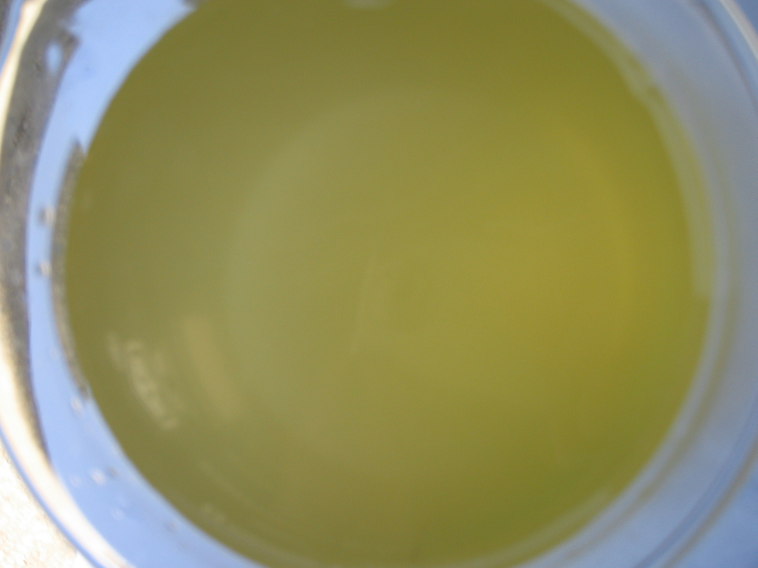
#> input picture water images1/1_11.jpg, 2272 x 1704 px (shown at 1/3 size); its folder holds 4 pictures in this run
$ python demo.py
#> lines starting #> are read from the running program, lines starting #| are printed output that depends on the picture
import numpy as np
import pandas as pd
from sklearn import tree
import os, re
from PIL import Image
import matplotlib.pyplot as plt
from matplotlib.font_manager import FontProperties

font_set = FontProperties(fname=r"C:\Windows\Fonts\STXINGKA.TTF", size=15)  # 导入华文行楷文件

# 图像切割及特征提取C:\Users\锦程\Desktop\学科\数据可视化\water images
path = './water images1/'


# 自定义获取图片名称函数
def getImgNames(path=path):
    '''
    获取指定路径中所有图片的名称
    :param path: 指定的路径
    :return: 名称列表
    '''
#> called with path = './water images1/'
    filenames = os.listdir(path)
    # filenames = os.makedirs(path)
    imgNames = []
    for i in filenames:
        # if re.findall('^\d_\d+\.jpg$', i) != []:
        # if re.findall('\d_\d+\.jpg', i) != []:
        if re.findall('\d_\d+\.jpg', i):
            imgNames.append(i)
    return imgNames


# 自定义获取三阶颜色矩函数
def Var(data=None):
    '''
    获取给定像素值矩阵的三阶颜色矩
    :param data: 给定的像素值矩阵
    :return: 对应的三阶颜色矩
    '''
    x = np.mean((data - data.mean()) ** 3)
    return np.sign(x) * abs(x) ** (1 / 3)


# 批量处理图片数据
imgNames = getImgNames(path=path)  # 获取所有图片名称
n = len(imgNames)  # 图片张数
data = np.zeros([n, 9])  # 用来装样本自变量
labels = np.zeros([n])  # 用来放样本标签

for i in range(n):
    img = Image.open(path + imgNames[i])  # 读取图片
#> img is the input picture: PIL image 2272x1704 RGB; mean R, G, B 143.9, 143.1, 96.2
    M, N = img.size  # 图片像素的尺寸
#> M = 2272; N = 1704
    img = img.crop((M / 2 - 50, N / 2 - 50, M / 2 + 50, N / 2 + 50))  # 图片切割
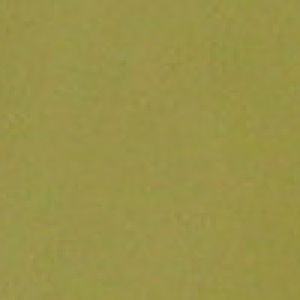
#> img: PIL image 100x100 RGB (shown 3 times larger); mean R, G, B 153.9, 147.1, 72
    r, g, b = img.split()  # 将图片分割成三通道
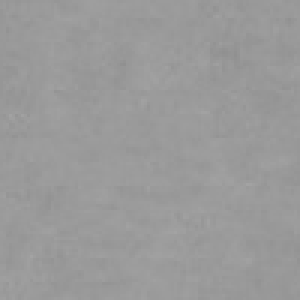
#> r: PIL image 100x100 L (shown 3 times larger); min 144, max 163, mean 153.9
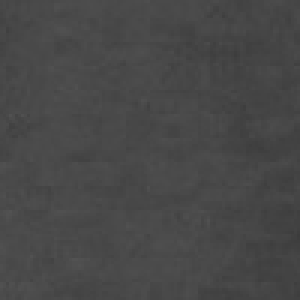
#> b: PIL image 100x100 L (shown 3 times larger); min 60, max 82, mean 72
    rd = np.asarray(r) / 255  # 转化成数组数据
    gd = np.asarray(g) / 255
    bd = np.asarray(b) / 255

    data[i, 0] = rd.mean()  # 一阶颜色矩
    data[i, 1] = gd.mean()
    data[i, 2] = bd.mean()

    data[i, 3] = rd.std()  # 二阶颜色矩
    data[i, 4] = gd.std()
    data[i, 5] = bd.std()

    data[i, 6] = Var(rd)  # 三阶颜色矩
#> in Var, `x = np.mean((data - data.mean()) ** 3)`: x = -1.05e-07
    data[i, 7] = Var(gd)
    data[i, 8] = Var(bd)

    labels[i] = imgNames[i][0]  # 样本标签
#> pass 2 of the loop `for i in range(n):`:
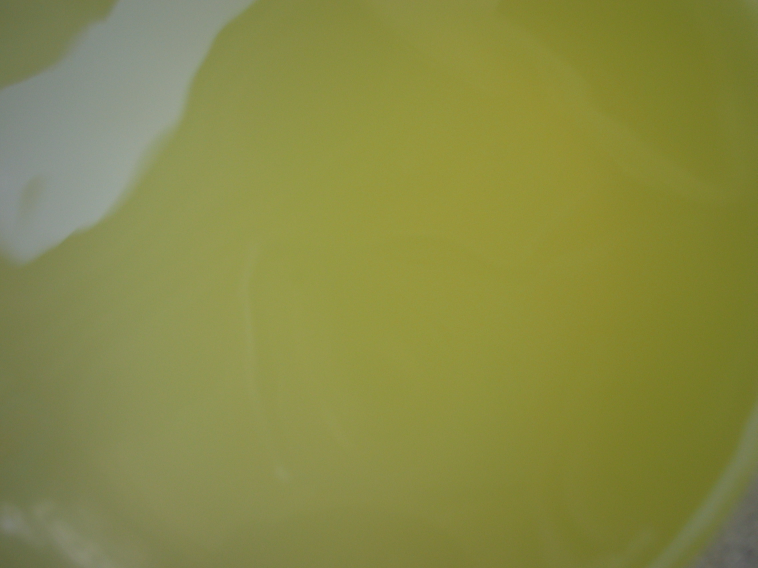
#> input picture water images1/1_12.jpg, 2272 x 1704 px (shown at 1/3 size)
#> img is the input picture: PIL image 2272x1704 RGB; mean R, G, B 135.5, 137.9, 69.9
#> img: PIL image 100x100 RGB
#> `r, g, b = img.split()`:
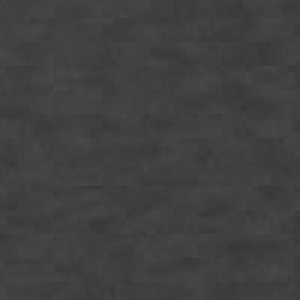
#> b: PIL image 100x100 L (shown 3 times larger); min 54, max 75, mean 64.3
#> `bd = np.asarray(b) / 255`:
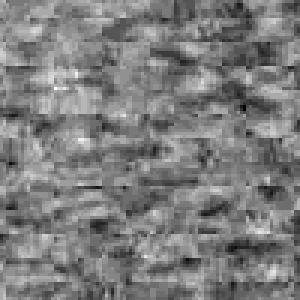
#> bd: shape (100, 100) float64 (shown 3 times larger); min 0.212, max 0.294, mean 0.252; drawn with min black and max white
#> pass 3 of the loop `for i in range(n):`:
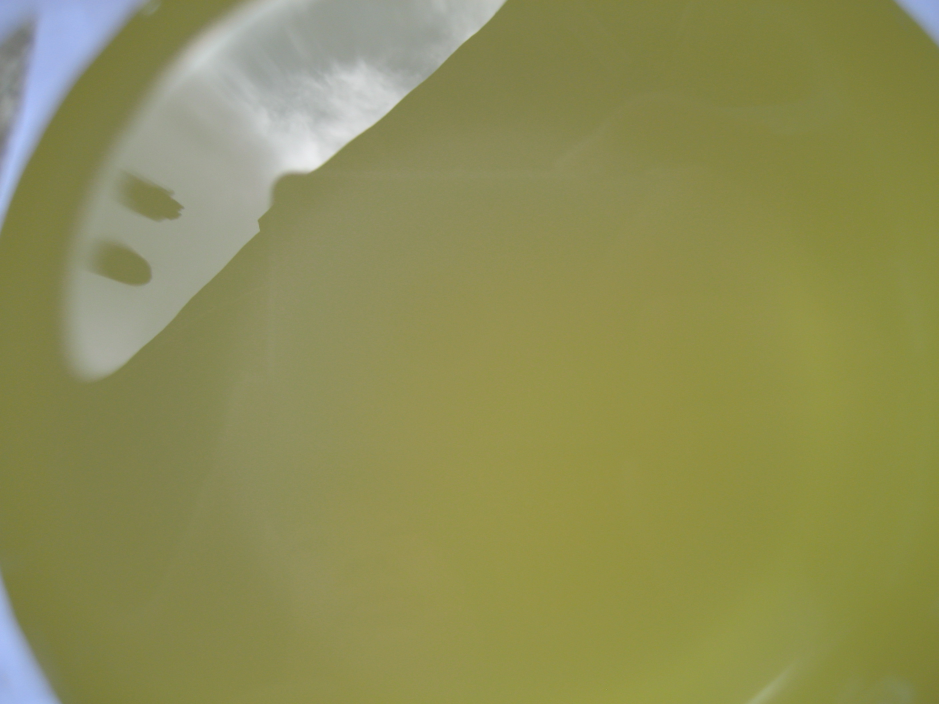
#> input picture water images1/1_14.jpg, 2816 x 2112 px (shown at 1/3 size)
#> img is the input picture: PIL image 2816x2112 RGB; mean R, G, B 141.9, 141.9, 86.3
#> `img = img.crop((M / 2 - 50, N / 2 - 50, M / 2 + 50, N / 2 + 50))`:
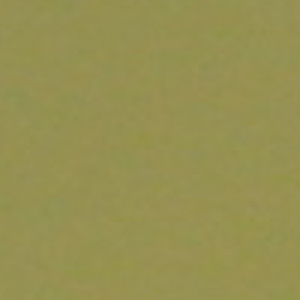
#> img: PIL image 100x100 RGB (shown 3 times larger); mean R, G, B 150.1, 145.3, 81.3
#> `r, g, b = img.split()`:
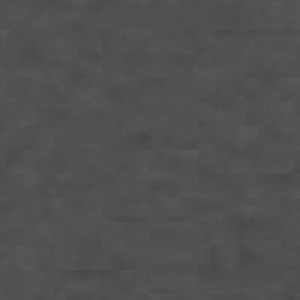
#> b: PIL image 100x100 L (shown 3 times larger); min 72, max 90, mean 81.3
#> the loop made 4 passes; the first 3 are shown

from sklearn.model_selection import train_test_split

# 数据拆分,训练集、测试集
print(data.shape)
print(labels)
data_tr, data_te, label_tr, label_te = train_test_split(data, labels, test_size=0.2, random_state=10)
#> label_tr = [1, 1, 1]; label_te = [1]

from sklearn.tree import DecisionTreeClassifier

# 模型训练
model = DecisionTreeClassifier(random_state=5).fit(data_tr, label_tr)

# 水质评价
from sklearn.metrics import confusion_matrix

# 模型预测
pre_te = model.predict(data_te)
#> pre_te = [1]
# 混淆矩阵
cm_te = confusion_matrix(label_te, pre_te)
#> cm_te = [1]
print(cm_te)
#| [[1]]

plt.subplot(1, 2, 1)
plt.scatter(label_te, pre_te, s=5, c='r', marker='o', linewidths=5)
plt.xlabel('真实标签', fontproperties=font_set)
plt.ylabel('预测标签', fontproperties=font_set)
plt.title('散点图', fontproperties=font_set)

plt.subplot(1, 2, 2)
label_te1 = pd.Series(label_te)  # 真实标签
pre_te1 = pd.Series(pre_te)  # 预测标签
corr1 = label_te1.corr(pre_te1, 'pearson')  # person参数检测真实标签是否合预测标签在同一条线上
#> corr1 = nan
corr2 = label_te1.corr(pre_te1, 'spearman')
#> corr2 = nan
corr3 = label_te1.corr(pre_te1, 'kendall')
#> corr3 = nan
corr = [corr1, corr2, corr3]
#> corr = [nan, nan, nan]
# plt.bar(range(len(corr)),corr)
name = ['Pearson', 'Spearman', 'Kendall']
x = range(len(name))
plt.bar(x, corr)
plt.xticks(rotation=20)
plt.xticks(x, name)
# plt.tick_params(labelsize=17)
plt.show()
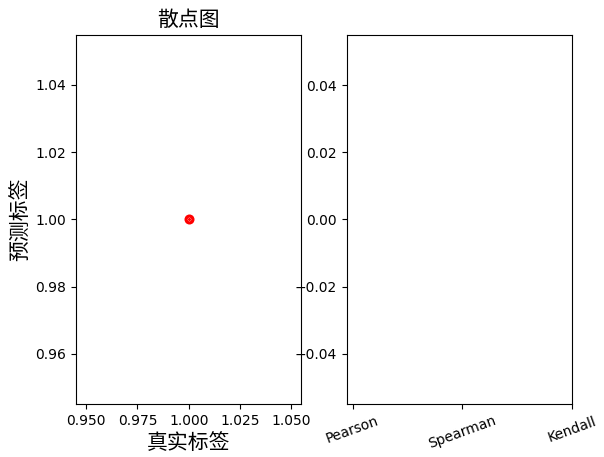
#> figure drawn by matplotlib, 2 panels
